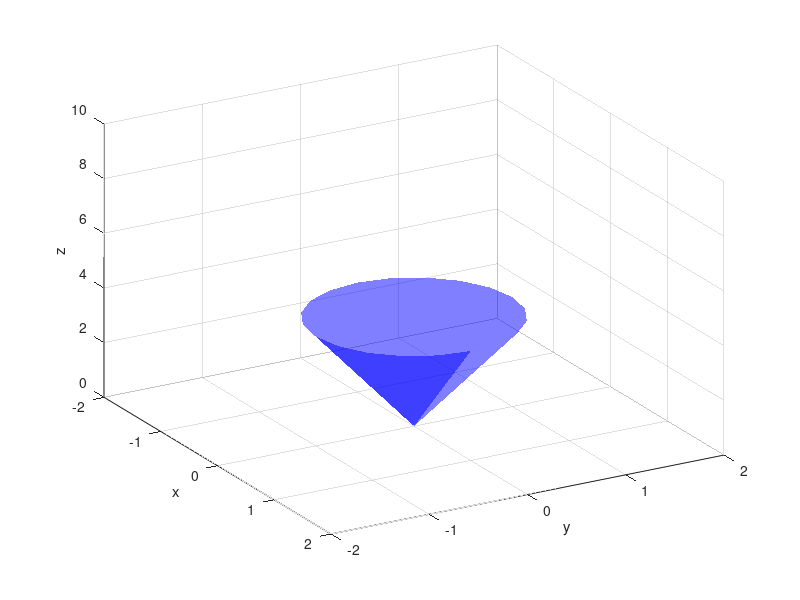

This chart was generated by the following MATLAB code: (Note: this script raises an error after producing the figure.)
clear;

r=1; %radio
h0=4;%altura
x=0; %coordenada x del centro
y=0; %cooordenada y del centro

[X,Y,Z]=cylinder([0,r]);
figure()
shading interp

surf(X+x,Y+y,Z*h0,'facecolor','b','FaceAlpha',0.5,'Edgecolor','none')
xlabel('x'), ylabel('y'), zlabel ('z');
grid on 
xlim([-2,2])
ylim([-2,2])
zlim([0,10])
view(60,30)


t0=0; %tiempo inicial
tf=10; %tiempo final
x0=4;%altura llenado inicial
[t,h]=ode45(@ODEx,[t0,tf],x0);

plot(t,h)

v = VideoWriter('punto3cono.avi'); %creamos un objeto 'v' donde se almacenarán las imágenes que conforman el video
v.FrameRate=20; %definimos la cantidad de imágenes por segundo que tendrá el video

open(v); %par iniciar a adicionar las imágenes en v

for i = 1:length(h) % m es la pendiente de la línea
    r0 = (r/h0)*abs(h(i))
    
    [X,Y,Z]=cylinder([0,r0]);
    surf(X+x,Y+y,Z*h(i),'facecolor','b','FaceAlpha',0.5)
    hold on
    %fill3(X(1,:),Y(1,:),Z(1,:),'b')
    xlim([-2,2])
    ylim([-2,2])
    zlim([0,10])
    view(60,30)

    F = getframe(gcf); %transformamos la imágen que se está mostrando en un frame
    writeVideo(v,F); %adicionamos el frame a 'v'
end

close(v);

function xp = ODEx(t,x)
    r = 3;
    x0 = 4;
    alpha = 2;
    area = (pi*3^2*x^2)/(4^2);
    xp = 0.5-(alpha*sqrt(2*9.8*x))/area; %Altura 4
end